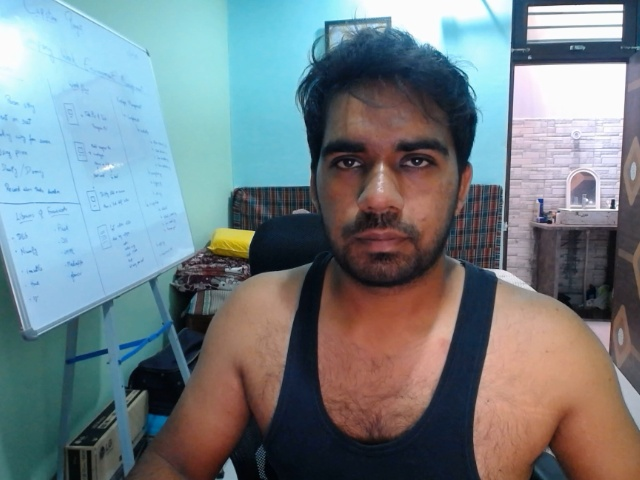
#> input picture shots/captured_image.jpg, 640 x 480 px; its folder holds only this picture in this run
$ python -i image_recog.py   (imports and definitions only)
#> lines starting #> are read from the running program, lines starting #| are printed output that depends on the picture; after the words box and inside, x2 and y2 are one past the last pixel; in counts of white or black regions, pixels touching at a corner belong together
#> further down, picture is the input picture: shape (480, 640, 3); mean B, G, R 134, 128.3, 116
import cv2
import os
import numpy as np
from activities import utils
from flask import Flask, render_template, Response, request, redirect, url_for

# [3 lines not run here, left out]


# [9 lines left out: function generate_frame, not called in this run]


# [3 lines that did not run here, left out]


# [3 lines that did not run here, left out]


# [12 lines that did not run here, left out]


# [14 lines that did not run here, left out]


# [3 lines that did not run here, left out]


def detect_faces(our_image):
    # Get the full path to the current directory
    current_directory = os.path.abspath(os.path.dirname(__file__))

    # Load the trained recognizer model
    # recognizer = cv2.face.FisherFaceRecognizer_create()
    recognizer = cv2.face.LBPHFaceRecognizer_create()

    recognizer_file_path = os.path.join(current_directory, 'recognition_dataset/trainingData.yml')

    if os.path.exists(recognizer_file_path):
        recognizer.read(recognizer_file_path)

    # Load the cascade classifier for face detection
    face_cascade_file = 'recognition_dataset/haarcascade_frontalface_default.xml'
    face_cascade_path = os.path.join(current_directory, face_cascade_file)

    if os.path.exists(face_cascade_path):
        detector = cv2.CascadeClassifier(face_cascade_path)
        # print(f'Detector Path: {face_cascade_path} | Detector: {detector}')

    gray = cv2.cvtColor(our_image, cv2.COLOR_BGR2GRAY)
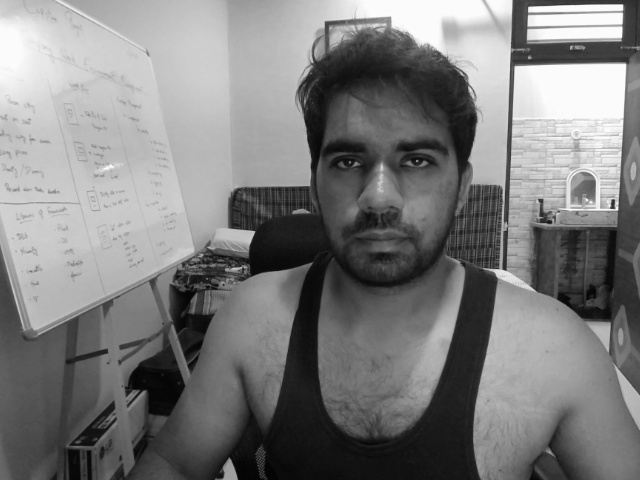
#> gray: shape (480, 640); min 0, max 255, mean 125.3

    # Detect faces
    faces = detector.detectMultiScale(gray, scaleFactor=1.1, minNeighbors=4)
#> faces = [[289, 92, 185, 185]]

    name = 'Unknown'
    for (x, y, w, h) in faces:
        # Drawing rectangle
        cv2.rectangle(our_image, (x, y), (x + w, y + h), (255, 255, 0), 2)

        # Recognize the face
        face_roi = gray[y:y + h, x:x + w]

        # Resizing
        face_roi = cv2.resize(face_roi, (170, 170))
        Id, uncertainity = recognizer.predict(face_roi)
        print(f'ID is: {Id} | Uncertainity is {uncertainity}')

        # Determine if the face belongs to a known person or is unknown
        if uncertainity < 70:  # You may need to adjust this threshold
            if (Id == 1 or Id == 2):
                name = 'Himanshu'
                cv2.putText(our_image, name, (x, y - 10), cv2.FONT_HERSHEY_DUPLEX, 0.9, utils.GREEN, 2)

        else:
            cv2.putText(our_image, name, (x, y - 10), cv2.FONT_HERSHEY_SIMPLEX, 0.9, utils.RED, 2)
        print(f"Name is: {name}")
#> this loop made 1 pass
#> pass 1, in detect_faces, `face_roi = gray[y:y + h, x:x + w]`:
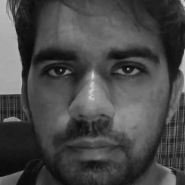
#> face_roi: shape (185, 185); min 7, max 213, mean 72.4
#> after the loop:
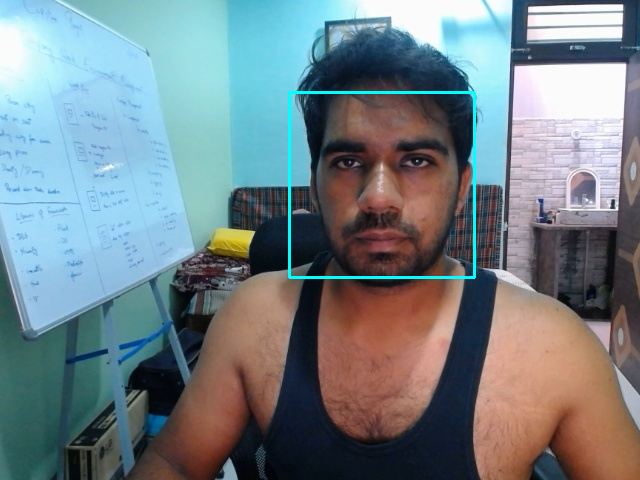
#> our_image: shape (480, 640, 3); 0.72% of pixels changed, all inside (x1, y1, x2, y2) = (288, 91, 476, 279)

    return our_image, name


# [2 lines not run here, left out]

>>> import cv2
>>> picture = cv2.imread('shots/captured_image.jpg')
#> (the run stopped early here; a loop or call above may not have finished)
